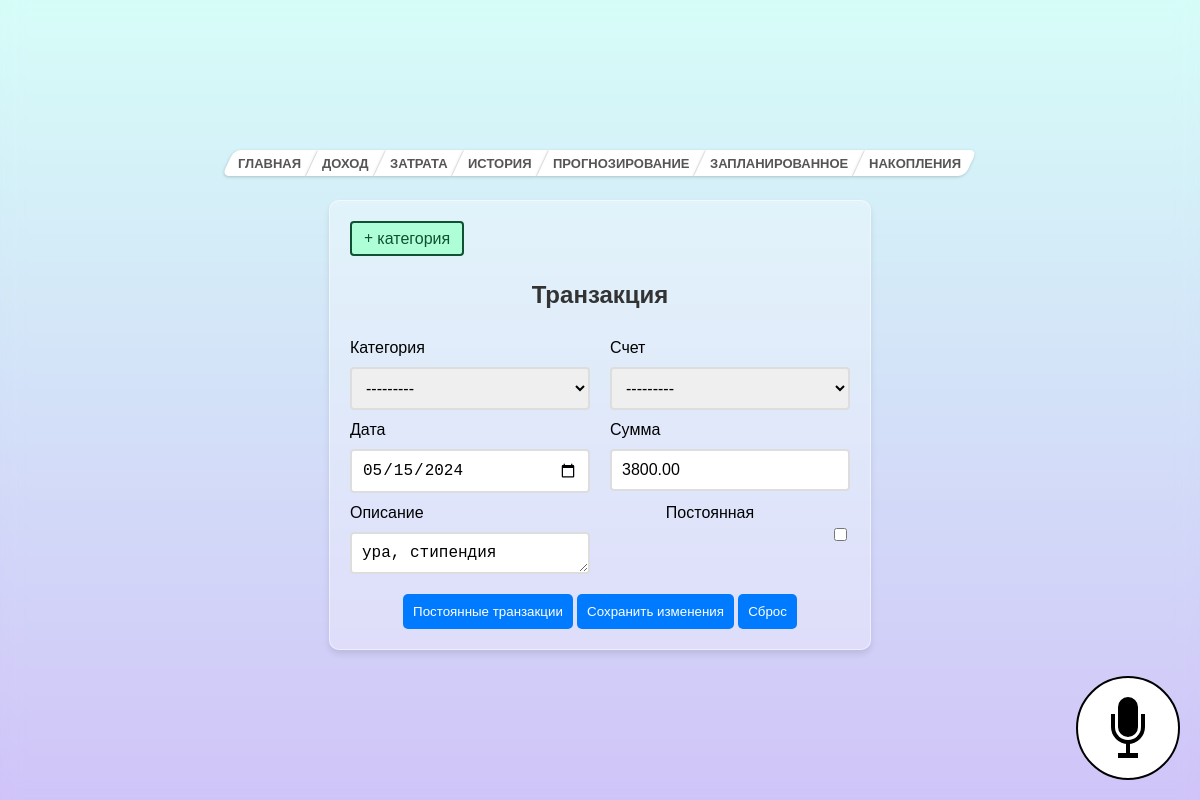
Page /budget/transaction/102/edit/ (signed in) on the committed database.
### budget/models.py (models this page shows, shortened)
class Transaction(models.Model):
    DAILY = 'daily'
    WEEKLY = 'weekly'
    MONTHLY = 'monthly'
    YEARLY = 'yearly'
    THREE_DAYS_BEFORE = 'three_days_before'
    ONE_DAY_BEFORE = 'one_day_before'
    ON_EVENT_DAY = 'on_event_day'
    FREQUENCY_CHOICES = [
        (DAILY, 'Каждый день'),
        (WEEKLY, 'Каждую неделю'),
        (MONTHLY, 'Каждый месяц'),
        (YEARLY, 'Каждый год'),
    ]
    NOTIFICATION_CHOICES = [
        (THREE_DAYS_BEFORE, 'За три дня'),
        (ONE_DAY_BEFORE, 'За день'),
        (ON_EVENT_DAY, 'В день события'),
    ]
    user = models.ForeignKey(User, on_delete=models.CASCADE)
    category = models.ForeignKey(Category, on_delete=models.PROTECT)
    account = models.ForeignKey(Account, on_delete=models.CASCADE)
    date = models.DateField(default=timezone.now)
    amount = models.DecimalField(max_digits=10, decimal_places=2)
    description = models.TextField(blank=True)
    tags = TaggableManager(blank=True)
    regular = models.BooleanField(default=False)
    permanent = models.BooleanField(default=False)
    frequency = models.CharField(max_length=10, choices=FREQUENCY_CHOICES, blank=True)
    notification_frequency = models.CharField(max_length=20, choices=NOTIFICATION_CHOICES, blank=True)
    class Meta:
        verbose_name = "Транзакция"
        verbose_name_plural = "Транзакции"

### budget/views.py (the view)
# urls.py: path('transaction/<int:pk>/edit/', TransactionUpdateView.as_view(), name='transaction-edit'),
class TransactionUpdateView(LoginRequiredMixin, UpdateView):
    model = Transaction
    form_class = TransactionForm
    template_name = 'budget/transaction_form.html'
    success_url = reverse_lazy('budget:transaction-list')
    def get_context_data(self, **kwargs):
        context = super().get_context_data(**kwargs)
        type_trans = self.request.GET.get('type', 'income')
        if type_trans == 'income':
            context['permanent'] = Transaction.objects.filter(user=self.request.user, permanent=True,
                                                              category__type='I').order_by('-date')
        else:
            context['permanent'] = Transaction.objects.filter(user=self.request.user, permanent=True,
                                                              category__type='E').order_by('-date')
        context['type'] = type_trans
        return context
    def get_form_kwargs(self):
        kwargs = super().get_form_kwargs()
        kwargs['user'] = self.request.user
        kwargs['type'] = self.request.GET.get('type', 'income')
        return kwargs

### hwyd/templatetags/tags.py (called while the page is built)
@register.simple_tag(takes_context=False)
def get_date_y_m():
    return datetime.today().strftime('%Y-%m')

### templates/budget/transaction_form.html (shortened to what this page needs)
{% load static %}
<!DOCTYPE html>
<html lang="en">
<head>
    <link rel="stylesheet" href="{% static 'budget/css/background.css' %}">
</head>
<body>
{% include 'navibar_budget.html' %}
{% include 'budget/mic.html' %}
<div class="form-container">
    <a href="{% url 'budget:category-add' %}?type={{ type }}" class="add-btn" title="add-btn"
       style="color: #0f5132; background-color: #aeffd7;"><i class="fa-solid fa-plus"></i> категория</a>
    <h2>Транзакция</h2>
    <form method="post" class="form-horizontal">
        <div class="form-row">
            {% for field in form %}
                <div class="form-group">
                    <label for="{{ field.id_for_label }}">{{ field.label }}</label>
                    {{ field }}
                </div>
            {% endfor %}
        </div>
        <div style="text-align:center;">
            <button type="button" id="sidebar-toggle-btn" class="submit-btn">Постоянные транзакции</button>
            <button type="submit" class="submit-btn submit-button">Сохранить изменения</button>
            <button type="reset" class="submit-btn">Сброс</button>
        </div>
    </form>
</div>
</body>
</html>

### budget/static/budget/css/background.css (style rules this page uses)
body { background-size: cover; height: 100vh; background: linear-gradient(180deg, #d6fdf8, #d0c4f8) no-repeat fixed; }

### templates/budget/transaction_form.html (style rules this page uses)
body { font-family: Arial, sans-serif; background-color: #f4f4f4; margin: 0; display: flex; justify-content: center; align-items: center; min-height: 100vh; }
.form-container { background: white; padding: 20px; border-radius: 8px; box-shadow: 0 4px 6px rgba(0, 0, 0, 0.1); width: 100%; max-width: 500px; }
h2 { text-align: center; color: #333; }
form { display: flex; flex-direction: column; }
label { margin-top: 10px; }
input, textarea, select { font-size: 16px; padding: 10px; margin-top: 5px; border: 2px solid #ddd; border-radius: 4px; box-sizing: border-box; }
.submit-btn { border-radius: 5px; background-color: #007bff; color: white; border: none; padding: 10px; margin-top: 20px; cursor: pointer; transition: background-color 0.2s; }
.form-row { display: flex; justify-content: space-between; flex-wrap: wrap; }
.form-group { display: flex; flex-direction: column; width: calc(50% - 10px); }
.form-group label { margin-bottom: 5px; }
.add-btn { display: block; width: max-content; padding: 0.375rem 0.75rem; margin: 0 0 1.5rem; cursor: pointer; text-decoration: none; border-radius: 0.25rem; border: 2px solid #0f5132; transition: 0.3s; }
body { display: flex; flex-direction: column; justify-content: center; align-items: center; height: 100vh; margin: 0; font-family: Arial, sans-serif; }
body { display: flex; align-items: center; justify-content: center; background: linear-gradient(180deg, #d6fdf8, #d0c4f8); font-family: 'Montserrat', sans-serif; backdrop-filter: blur(10px); }
.form-container { background: rgba(255, 255, 255, 0.3); border: 1px solid rgba(255, 255, 255, 0.5); border-radius: 10px; backdrop-filter: blur(15px); box-shadow: 0 4px 6px rgba(0, 0, 0, 0.1); }

### templates/budget/mic.html (style rules this page uses)
*, *::before, *::after { box-sizing: content-box !important; }

### rows in the picture
Transaction: form "---------" "---------" "05/15/2024" "3800.00" "ура, стипендия"

### other values in the picture
{{ field.label }} "Категория" "Счет" "Дата" "Сумма" "Описание" "Постоянная"
